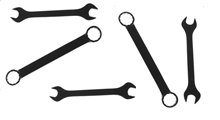
%> input picture Clasificacion/llaves.png, 220 x 120 px
$ octave --eval "llaves;"   (GNU Octave 9; MATLAB toolbox functions it lacks are replaced by stand-ins)
%> lines starting %> are read from the running program, lines starting %| are printed output that depends on the picture; in (x1, y1, x2, y2) boxes, pixels count from 0 and x2, y2 are one past the last pixel; in counts of white or black regions, pixels touching at a corner belong together; the program's own positions count from 1
function llaves()
    clc;
    % captura
    g=imread('llaves.png');
%> g is the input picture: size 120x220x3 uint8; min 13, max 255, mean 225.4

    % preprocesamiento
    if size(g,3)==3     % es RGB?
       g = rgb2gray(g);
%> g: size 120x220 uint8
    end
    subplot (2,2,1); imshow(g)

    % segmentacion
     bw = g > 128;   % binarizamos
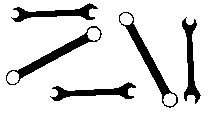
%> bw: size 120x220 logical; 87.1% white; 5 black regions, box (x1, y1, x2, y2) and area: (119, 12, 178, 108) 783, (6, 26, 102, 85) 783, (11, 3, 98, 22) 615, (182, 17, 201, 104) 615, (50, 82, 136, 101) 614
%     T = graythresh(g); % Calcula el umbral entre [0 1] con m?todo Otsu
%     bw = im2bw(g, T);   % binariza

    bw = ~bw;
    subplot (2,2,2); imshow(bw)

    % eliminamos cierto ruido, puntos aislados
    se=strel('square',1); % crea elemento estructural
    J = imopen(bw,se);   % cierre
    subplot (2,2,3); imshow(J)

    % segmentacion
    [L, num]=bwlabel(J);
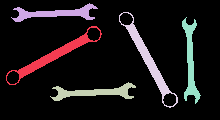
%> L: size 120x220 double; 6 distinct labels, from 0 to 5; one colour per label, 0 black
%> num = 5

    % descripcion
    stats = regionprops (L, 'EulerNumber');
%> stats = 5 regions; EulerNumber: -1, 1, 1, -1, 1

    % clasificacion
%     num_euler = cat(1, stats.EulerNumber);
    num_euler = [stats.EulerNumber];
%> num_euler = [-1 1 1 -1 1]
    boca=sum(num_euler == 1); % euler = #objetos - #agujeros
%> boca = 3
    corona=sum(num_euler == -1);
%> corona = 2
    strcat('Llaves de Corona:', sprintf('%d', corona))
%> ans = 'Llaves de Corona:2'
    strcat('Llaves de Boca:', sprintf('%d', boca))
%> ans = 'Llaves de Boca:3'
%     return

    % Opcional. Dibujar las llaves de cada tipo (boca, corona)
    L1 = L;
    L2 = L;
    for i = 1:length(stats)
        if stats(i).EulerNumber == -1
            L1(L1==i)=0; % elimina las de corona
        elseif (stats(i).EulerNumber == 1)
            L2(L2==i)=0; % elimina las de boca
        end
    end
%> this loop made 5 passes
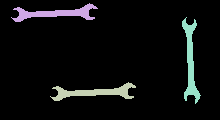
%> L1: size 120x220 double; 4 distinct labels, from 0 to 5; one colour per label, 0 black
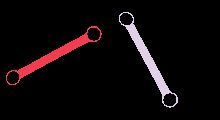
%> L2: size 120x220 double; 3 distinct labels, from 0 to 4; one colour per label, 0 black

    subplot(2,2,3),imshow(L1); title(strcat('boca:', num2str(boca)))
%> after `imshow(L1)`:
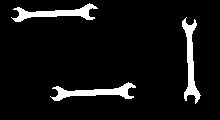
%> displayed picture: size 120x220, on the screen's scale of 0 to 255; 7% white; 3 white regions, box (x1, y1, x2, y2) and area: (11, 3, 98, 22) 615, (182, 17, 201, 104) 615, (50, 82, 136, 101) 614
    subplot(2,2,4),imshow(L2); title(strcat('corona:', num2str(corona)))
%> after `imshow(L2)`:
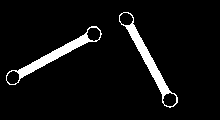
%> displayed picture: size 120x220, on the screen's scale of 0 to 255; 5.9% white; 2 white regions, box (x1, y1, x2, y2) and area: (119, 12, 178, 108) 783, (6, 26, 102, 85) 783
end
